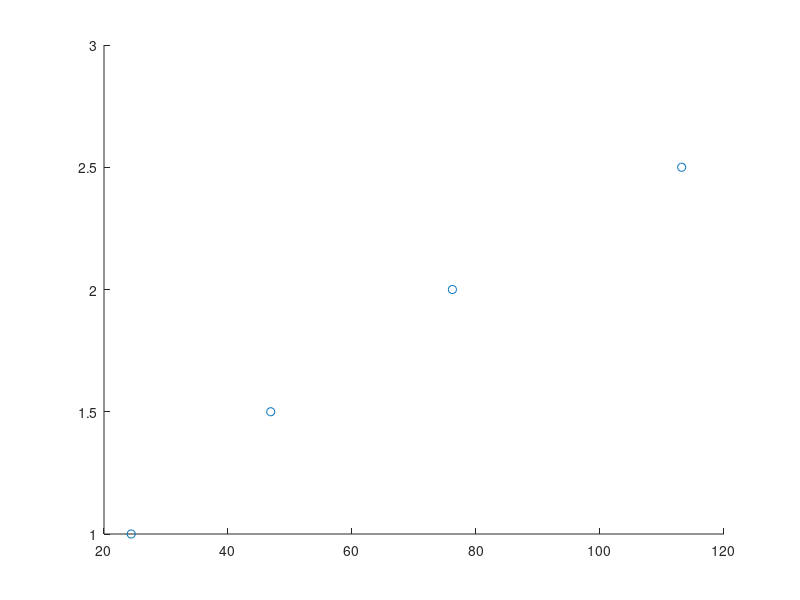
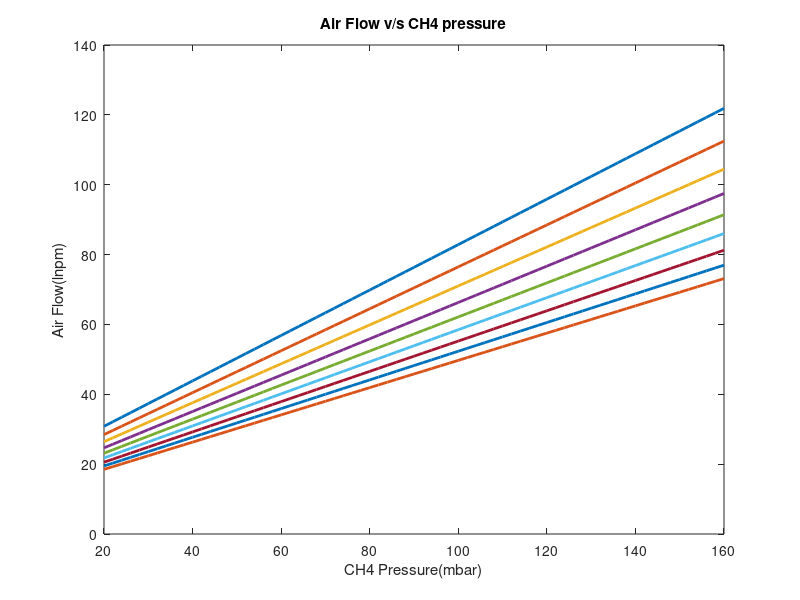

The MATLAB source for these figures, in order: (Note: this script raises an error after producing the figures.)
close all
clear all
p_gas = [24.3891;46.8891;76.1927;113.172];%gas pressure in mbar
p_air = [18.285;39.9087;69.0084;104.06];%air pressure in mbar
P_therm = [1,1.5,2, 2.5];%thermal power
figure
scatter(p_gas,P_therm)
poly = polyfit(P_therm.',p_gas,2)
pin = polyval(poly,3.1)
y1 = P_therm(1);
m = (P_therm(3) - P_therm(1))/(p_gas(3) - p_gas(1));
x1 = p_gas(1);
Phi_range = 1;
phi = 0.952;%0.952 recommended
Hu_fuel = 9.01*3600;%kW s/m3
p_ch4 = 20:2:160;
P_therm_exp = m.*(p_ch4-x1)+y1; 
vdot_fuel = (P_therm_exp./Hu_fuel);%m3/s
vdot_fuel_lpm = (P_therm_exp./Hu_fuel).*(60000);%lpm
rho_fuel = 0.78;%kg/m3
AF_stoic = 2*(32+3.76*28)/16;
figure
for phi = 0.6:0.05:1
    mdot_air = vdot_fuel.*rho_fuel.*(AF_stoic)/phi;
    vdot_air_lnpm = (mdot_air./1.225).*60000;%lnpm

% for i =1:Phi_range
    plot(p_ch4,vdot_air_lnpm,'LineWidth',2)
    hold on
% end
end
title(sprintf('Air Flow v/s CH4 pressure'));
xlabel('CH4 Pressure(mbar)');
ylabel('Air Flow(lnpm)');
leg=legend(string(0.6:0.05:1), 'Location','northwest');
title(leg,'\phi');
grid on


figure
% for i =1:Phi_range
    plot(p_ch4,P_therm_exp,'LineWidth',2)
    hold on
% end
title(sprintf('Thermal power v/s CH4 pressure'));
xlabel('CH4 Pressure(mbar)');
ylabel('Power(kW)');
grid on

figure
% for i =1:Phi_range
    plot(p_ch4,vdot_fuel_lpm,'LineWidth',2)
    hold on
% end
title(sprintf('CH4 Flow v/s CH4 pressure'));
xlabel('CH4 Pressure(mbar)');
ylabel('CH4 flow(lnpm)');
grid on
